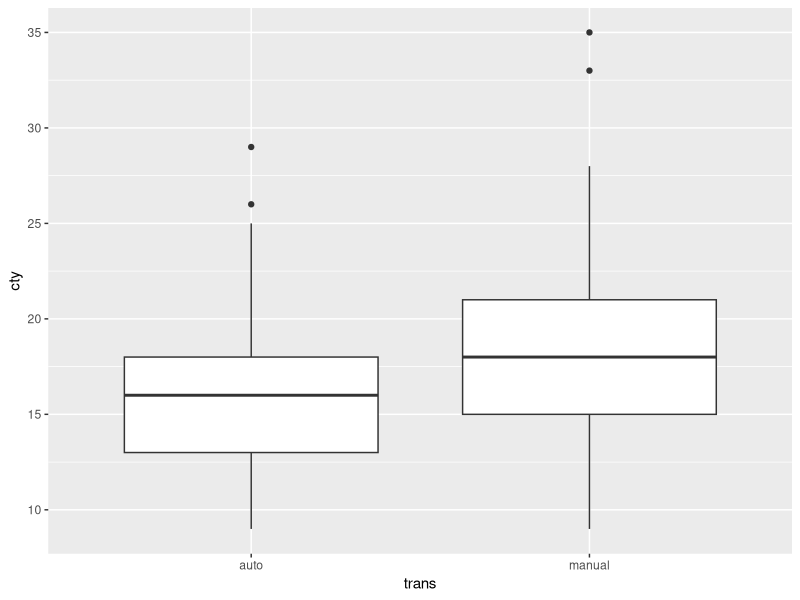
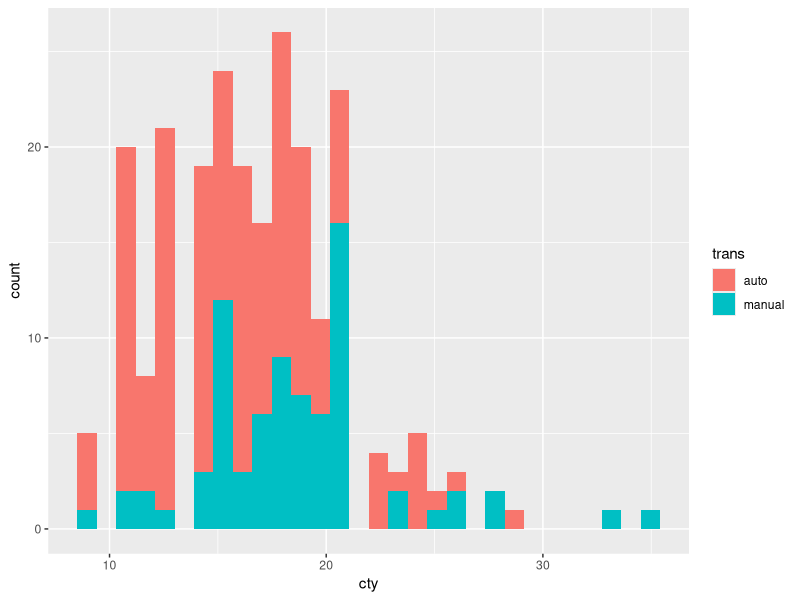
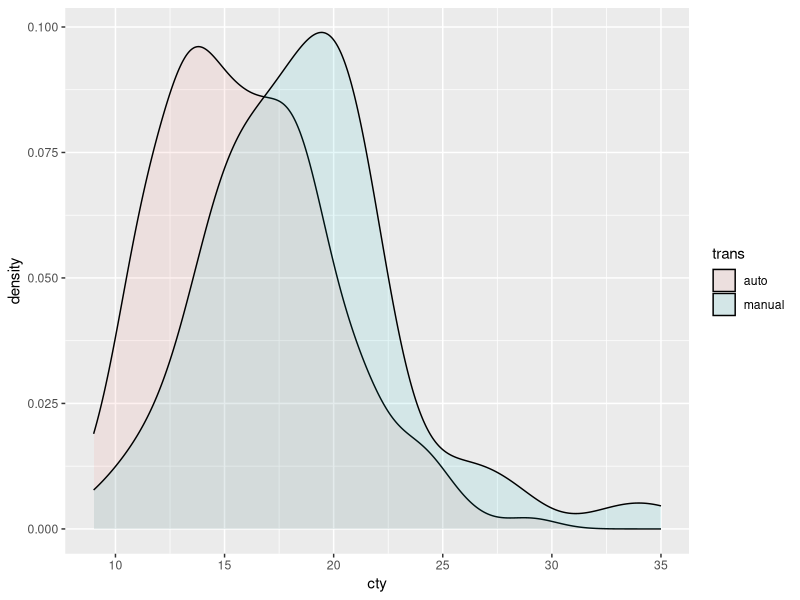

The R source for these figures, in order:
## ---- chunk 1
knitr::opts_chunk$set(echo = TRUE)
## ---- chunk 2
mpg1 <-read.csv("data/mpg1.csv",stringsAsFactors = F)
str(mpg1)

# 시각화
library(ggplot2)
ggplot(mpg1,aes(x=trans,y=cty))+
  geom_boxplot()
# 평균값이 크게 차이나는지 확인하기 애매하다

# 때문에 t.test 통계검정을 한다.
# 귀무가설 : auto와 manual의 cty 평균은 차이가 없다.
# 대립가설 : auto와 manual의 cty 평균은 차이가 있다.
t.test(data = mpg1,cty ~ trans)
                  # 종속변수 ~ 독립변수
                  # 반응변수 ~ 설명변수
                  # y          x


# 등분산 검정, 귀무가설이어야 t.test를 사용할 수 있다. p-value 0.05 이상여야함.
var.test(data = mpg1, cty~trans)

# 시각화 방법 1
ggplot(mpg1, aes(x = cty, fill = trans)) + 
  geom_histogram()
  
# 시각화 방법 2
ggplot(mpg1, aes(x = cty, fill = trans)) + 
  geom_density(alpha = 0.1)
## ---- chunk 3
# 빈도표
table(mpg1$trans,mpg1$drv) # 교차분석

# 비율
prop.table(table(mpg1$trans, mpg1$drv),1)
# 결과- auto 4륜 구동(4)인 47.8%, manual 전륜구동(f) 53.2%가 가장 많음
# 가정- 실제로 통계적으로 봤을 때, 차이가 있는지 검정
# 귀무가설 : trans에 따라 drv(4,f,r)의 (비율)차이가 없다.
# 대립가설 : trans에 따라 drv의 차이가 있다. 

# 방법 1
chisq.test(mpg1$trans,mpg1$drv)

# 방법 2
chisq.test(table(mpg1$trans,mpg1$drv))

# 방법 3
summary(table(mpg1$trans,mpg1$drv))

# p-value를 확인하고 귀무/대립가설인지 확인
# 결과- trans에 따라 drv(4,f,r)의 (비율)차이가 없다.
## ---- chunk 4
mpg1 <-read.csv("data/mpg1.csv", stringsAsFactors = F)

cor.test(mpg1$cty,mpg1$hwy)  # 상관관계 분석
# 결과 - p-value 가 2.2/10의16승 보다 작다. -> 0.05보다 작음 -> 대립가설 채택, 
# sample estimates: 0.9559159 상관관계가 1에 가까움 -> 상관관계가 높다
## ---- chunk 5

## ---- chunk 6

## ---- chunk 7

